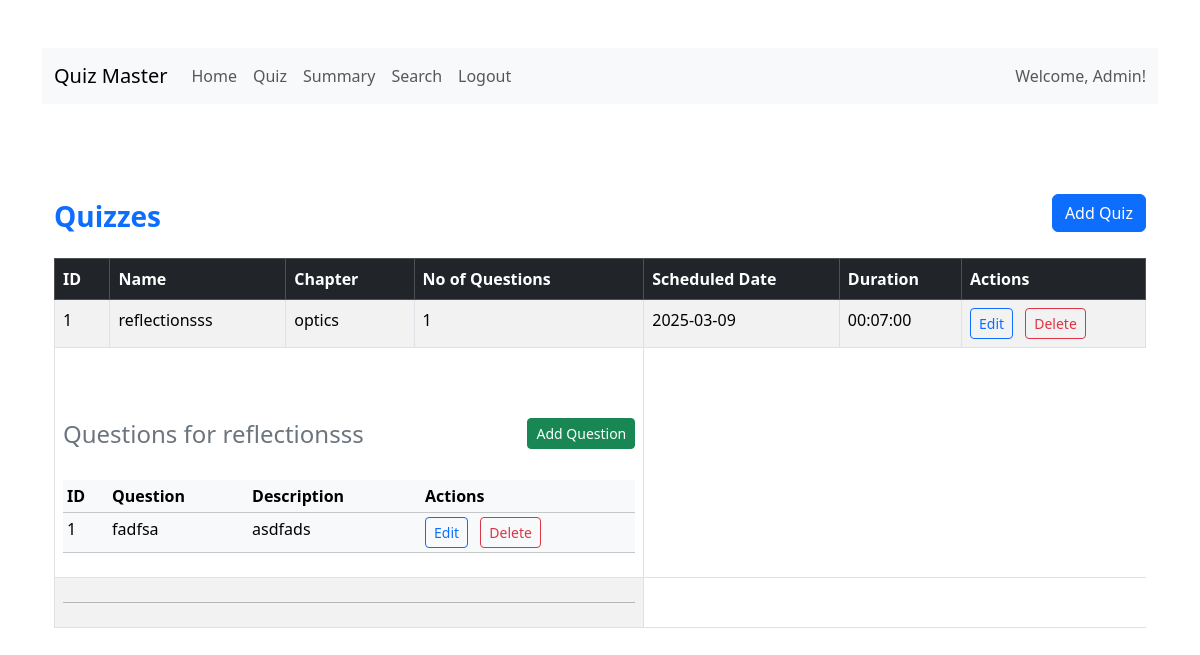
/dashboard/admin/quizmanagement, run on an earlier commit of the app's database.
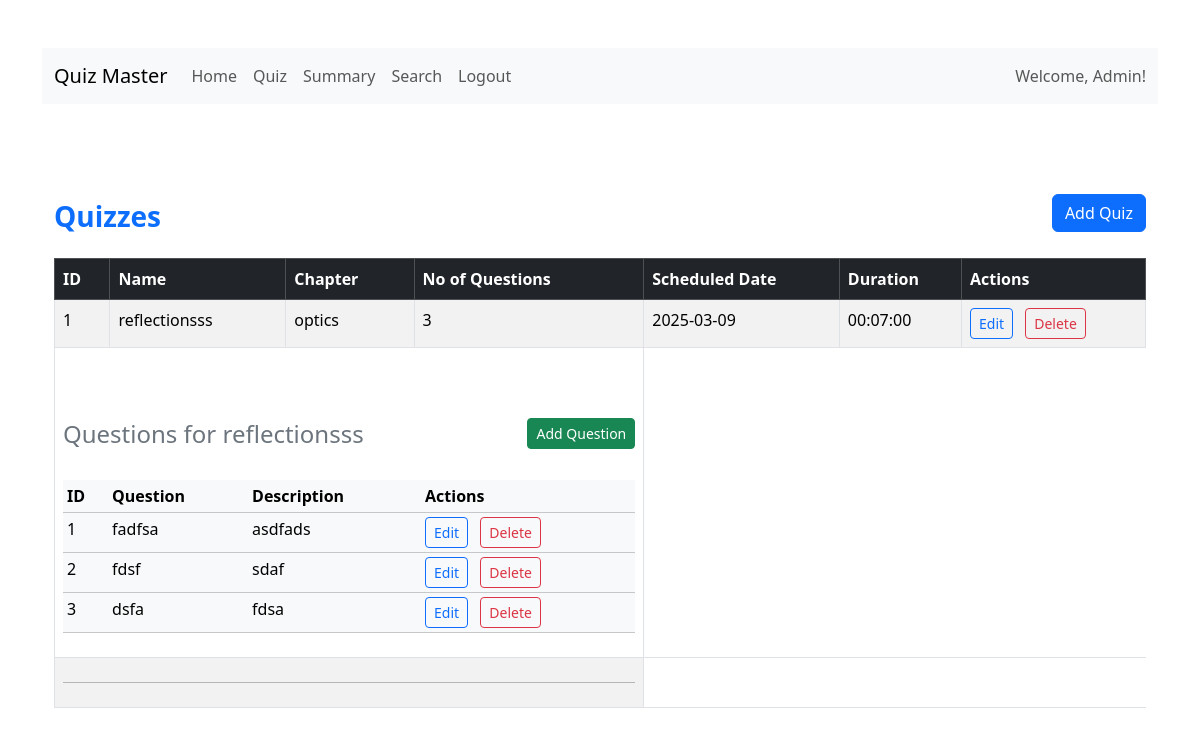
And on a later commit of the database.
### models/quiz.py (models this page shows)
class Quiz(db.Model):
    id = db.Column(db.Integer, primary_key=True)
    chapter_id = db.Column(db.Integer, db.ForeignKey('chapter.id'), nullable=False)
    quizdate = db.Column(db.Date)
    quizduration = db.Column(db.Time)
    quizname=db.Column(db.String(150), nullable=False,unique=True)
    questions = db.relationship('Question', backref='quiz', lazy=True)
    @hybrid_property
    def noofquestions(self):
        return len(self.questions)

### models/chapter.py (models this page shows)
class Chapter(db.Model):
    id = db.Column(db.Integer, primary_key=True)
    name = db.Column(db.String(150), nullable=False,unique=True)
    description = db.Column(db.Text)
    subject_id = db.Column(db.Integer, db.ForeignKey('subject.id'), nullable=False)
    quizzes = db.relationship('Quiz', backref='chapter', lazy=True)

### models/question.py (models this page shows)
class Question(db.Model):
    id = db.Column(db.Integer, primary_key=True)
    quizid = db.Column(db.Integer, db.ForeignKey('quiz.id'), nullable=False)
    questionstatement = db.Column(db.Text, nullable=False)
    questiontitle=db.Column(db.String(150), nullable=False)
    option1 = db.Column(db.String(200))
    option2 = db.Column(db.String(200))
    option3 = db.Column(db.String(200))
    option4 = db.Column(db.String(200))
    correctoption = db.Column(db.String(200))

### app.py (the view)
@app.route("/dashboard/admin/quizmanagement")
def quizmanagement():
    return render_template("quizmanagement.html", quizzes=Quiz.query.all())

### templates/quizmanagement.html (shortened to what the changed rows need)
{% extends "base.html" %}
{% block content %}
<div class="container my-5">
    <div class="table-responsive">
        <table class="table table-striped table-hover table-bordered">
            <thead class="table-dark">
                <tr>
                    <th scope="col">ID</th>
                    <th scope="col">Name</th>
                    <th scope="col">Chapter</th>
                    <th scope="col">No of Questions</th>
                    <th scope="col">Scheduled Date</th>
                    <th scope="col">Duration</th>
                    <th scope="col">Actions</th>
                </tr>
            </thead>
            {% for quiz in quizzes %}
            <tbody class="mb-4">
                <tr>
                    <td>{{ quiz.id }}</td>
                    <td>{{ quiz.quizname }}</td>
                    <td>{{ quiz.chapter.name }}</td>
                    <td>{{ quiz.noofquestions }}</td>
                    <td>{{ quiz.quizdate }}</td>
                    <td>{{ quiz.quizduration }}</td>
                    <td>
                        <button type="button" onclick="location.href='{{ url_for('editquiz', id=quiz.id) }}'" class="btn btn-outline-primary btn-sm me-2">Edit</button>
                        <button type="button" onclick="location.href='{{ url_for('deletequiz', id=quiz.id) }}'" class="btn btn-outline-danger btn-sm">Delete</button>
                    </td>
                </tr>
                <tr>
                    <td colspan="4">
                        <div class="d-flex justify-content-between align-items-center mt-5 mb-4">
                        <h4 class="mt-3 text-secondary">Questions for {{ quiz.quizname }}</h4>
                        <button type="button" onclick="location.href='{{ url_for('addquestion', quizid=quiz.id) }}'" class="btn btn-success btn-sm mt-2">Add Question</button>
                        </div>
                        <div class="table-responsive">
                            <table class="table table-light table-sm">
                                <thead>
                                    <tr>
                                        <th scope="col">ID</th>
                                        <th scope="col">Question</th>
                                        <th scope="col">Description</th>
                                        <th scope="col">Actions</th>
                                    </tr>
                                </thead>
                                <tbody>
                                    {% for question in quiz.questions %}
                                    {% if question is not none %}
                                    <tr>
                                        <td>{{ question.id }}</td>
                                        <td>{{ question.questiontitle }}</td>
                                        <td>{{ question.questionstatement }}</td>
                                        <td>
                                            <button type="button" onclick="location.href='{{ url_for('editquestion', id=question.id) }}'" class="btn btn-outline-primary btn-sm me-2">Edit</button>
                                            <button type="button" onclick="location.href='{{ url_for('deletequestion', id=question.id) }}'" class="btn btn-outline-danger btn-sm">Delete</button>
                                        </td>
                                    </tr>
                                    {% endif %}
                                    {% endfor %}
                                </tbody>
                            </table>
                        </div>
                    </td>
                </tr>
                <tr>
                    <td colspan="4"><hr class="my-3"></td>
                </tr>
            </tbody>
            {% endfor %}
        </table>
    </div>
</div>
{% endblock %}

What changed in the data, as far as the page shows it:
computed for Quiz "reflectionsss": noofquestions "1" → "3"
added Question: id "2", questiontitle "fdsf", questionstatement "sdaf"
added Question: id "3", questiontitle "dsfa", questionstatement "fdsa"
